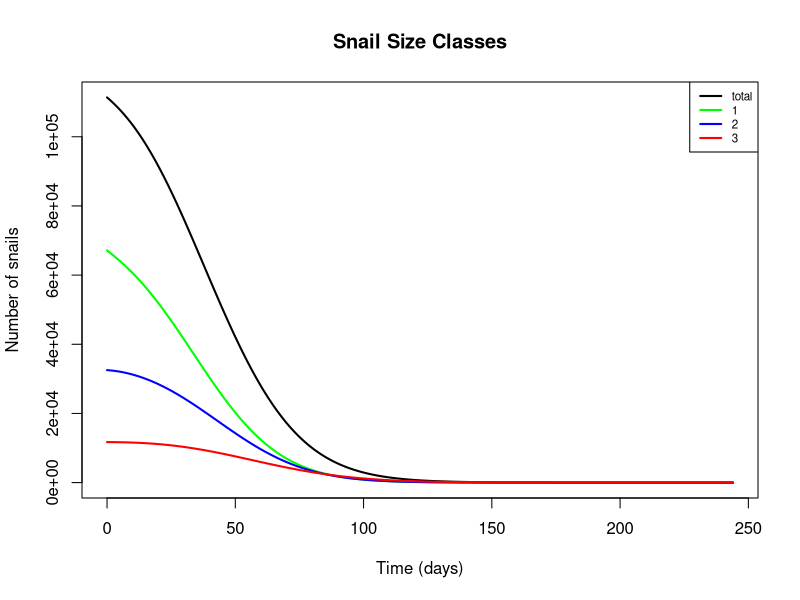
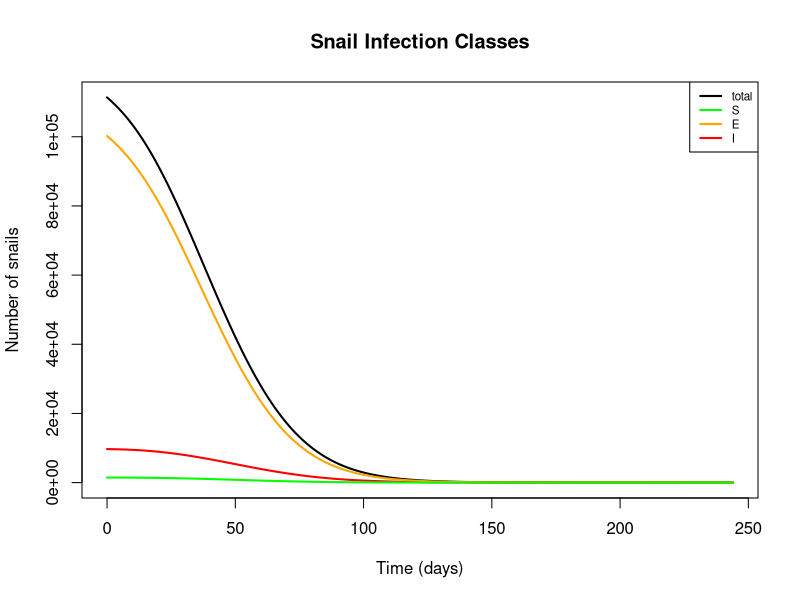
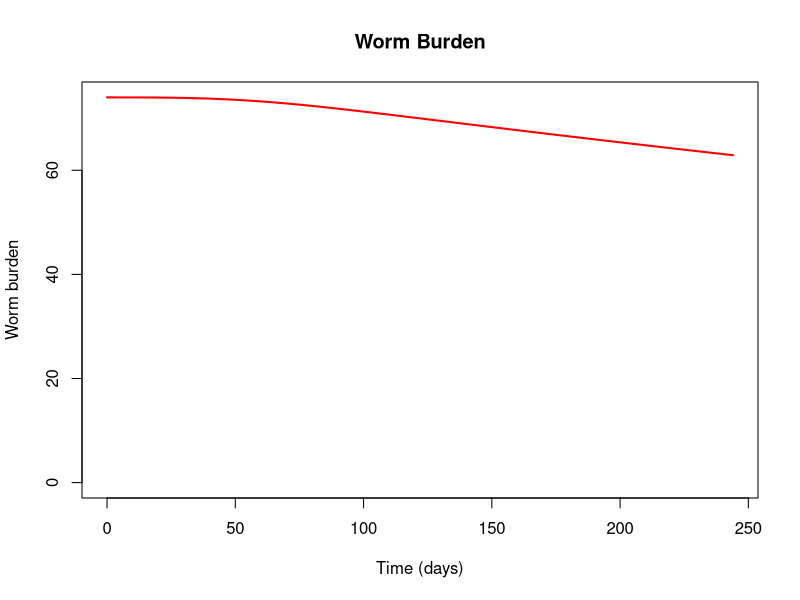
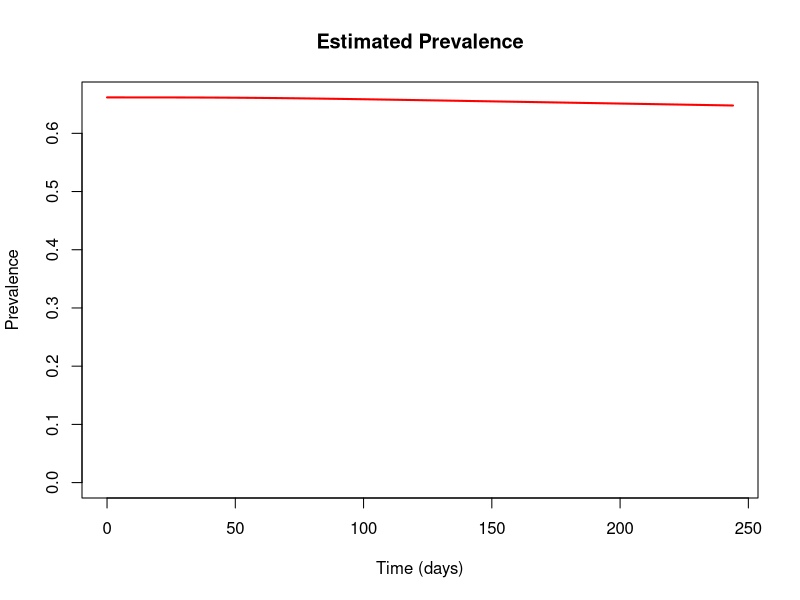
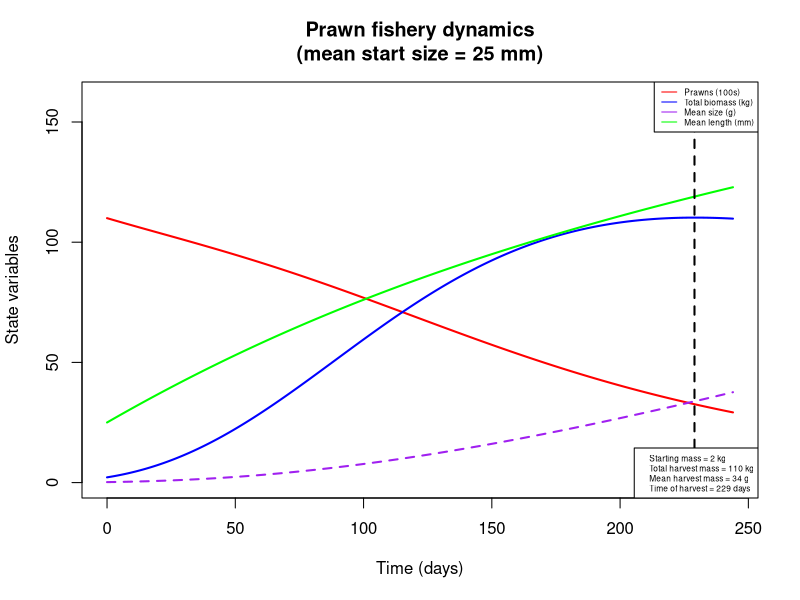
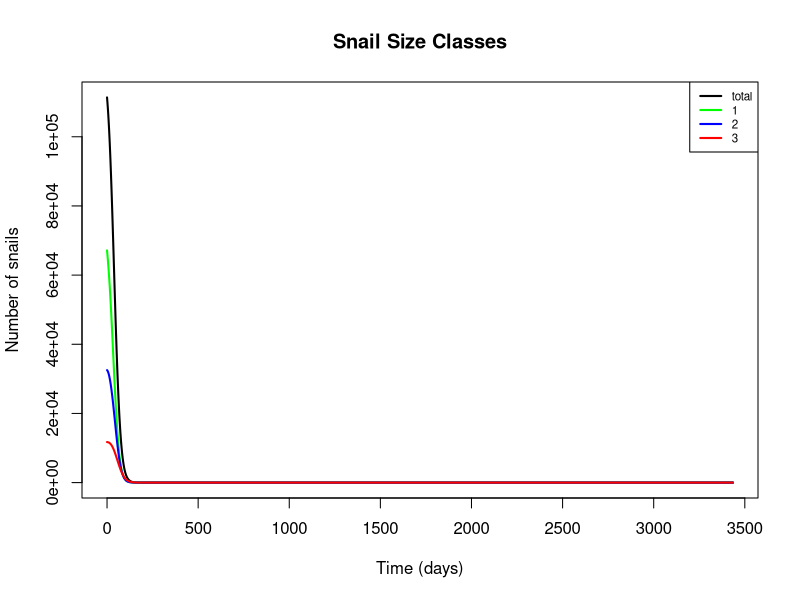
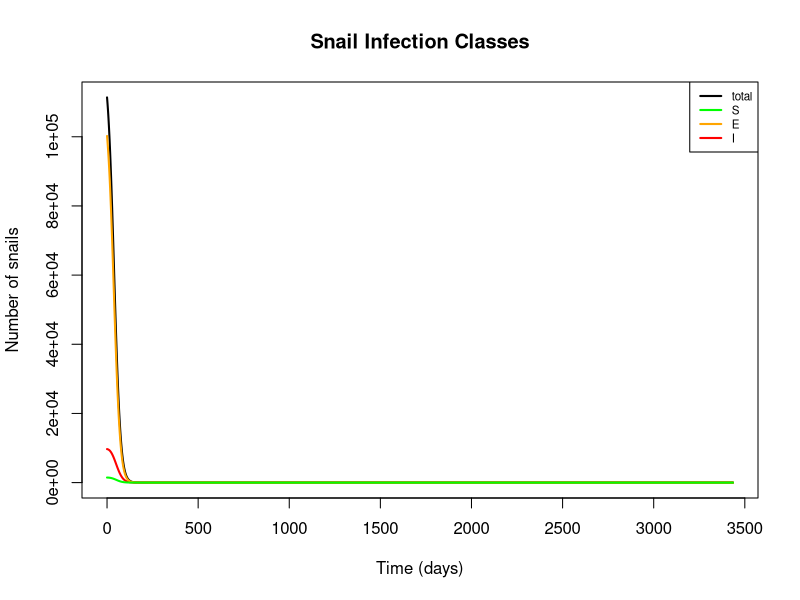
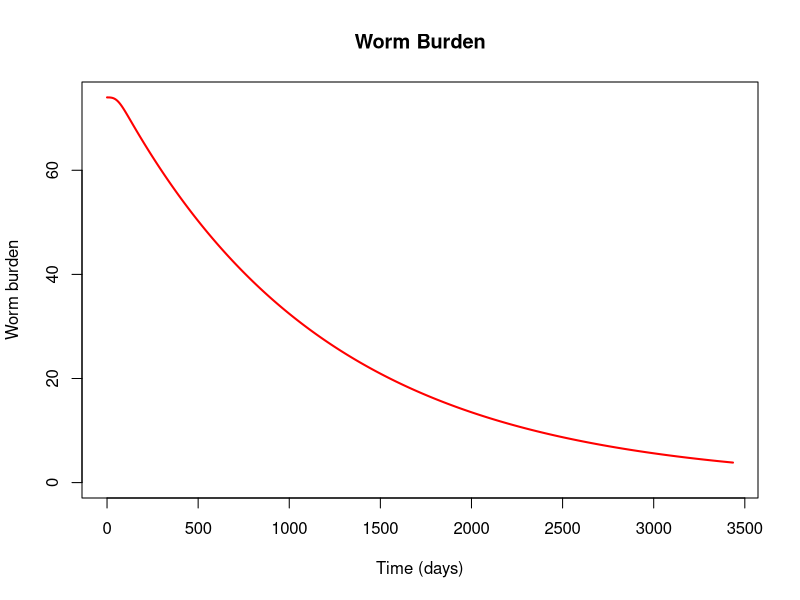

Source code (R) for these figures, in order:
#### Full snail-prawn model including epidemiological, predation, and aquaculture components

require(deSolve)

snail_prawn_model = function(t, n, parameters) { 
  with(as.list(parameters),{
    
    S1=n[1]
    S2=n[2]
    S3=n[3]
    E1=n[4]
    E2=n[5]
    E3=n[6]
    I2=n[7]
    I3=n[8]
    W=n[9]
    P=n[10]
    L=n[11]
    
    N1 = S1+E1     # Total snails of size class 1
    N2 = S2+E2+I2  # Total snails of size class 2
    N3 = S3+E3+I3  # Total snails of size class 3
    N = N1+N2+N3   # Total number of snails
    
    # Miracidial density per person as a function of mean worm burden (W) and miracidial shedding rate (m)
    M = m*0.5*W
    
    # Mean and total prawn biomass, converting from length (mm) to weight (g)
    Bm.p = (a.p*(L/10)^b.p)/10  
    Bm.t = P*Bm.p
    
    # Mean snail biomass in each size class, converting from length (cm) to weight (g)
    Bm.n1 = a.s*0.4^b.s  # 4mm size class
    Bm.n2 = a.s*0.8^b.s  # 8mm size class
    Bm.n3 = a.s*1.2^b.s  # 12mm size class
    
    # Prawn-to-snail mass ratios for each size class
    Bm.r1 = Bm.p / Bm.n1
    Bm.r2 = Bm.p / Bm.n2
    Bm.r3 = Bm.p / Bm.n3
    
    # Attack rates for each size class as a function of biomass ratio
    alpha1 = ar*Bm.r1
    alpha2 = ar*Bm.r2
    alpha3 = ar*Bm.r3
    
    # Adjusted attack rates, accounting for area of interest and limiting factors in the wild
    alpha_star1 = alpha1*s/A
    alpha_star2 = alpha2*s/A
    alpha_star3 = alpha3*s/A
    
    # Handling times for each size class as a function of biomass ratio
    handle1 = 1/(th*Bm.r1)
    handle2 = 1/(th*Bm.r2)
    handle3 = 1/(th*Bm.r3)
    
    # Functional responses for each size class
    psi1 = (P*alpha_star1) / (1+sum(alpha_star1*handle1*N1, alpha_star2*handle2*N2, alpha_star3*handle3*N3))
    psi2 = (P*alpha_star2) / (1+sum(alpha_star1*handle1*N1, alpha_star2*handle2*N2, alpha_star3*handle3*N3))
    psi3 = (P*alpha_star3) / (1+sum(alpha_star1*handle1*N1, alpha_star2*handle2*N2, alpha_star3*handle3*N3))
    
    ## Model equations:
    
    # Susceptible snails, class 1
    dS1dt = f*(1-N/(Kn*A))*(S2+S3+z*(E2+E3)) - muN1*S1 - psi1*S1 - g1*S1 - beta*M*H*S1
    
    # Susceptible snails, class 2
    dS2dt = g1*S1 - muN2*S2 - psi2*S2 - g2*S2 - beta*M*H*S2
    
    # Susceptible snails, class 3
    dS3dt = g2*S2 - muN3*S3 - psi3*S3 - beta*M*H*S3
    
    # Exposed (prepatent) snails, class 1
    dE1dt = beta*M*H*S1 - muN1*E1 - psi1*E1 - g1*E1 - sigma*X*E1
    
    # Exposed (prepatent) snails, class 2
    dE2dt = beta*M*H*S2 + g1*E1 - muN2*E2 - psi2*E2 - g2*E2 - sigma*E2
    
    # Exposed (prepatent) snails, class 3
    dE3dt = beta*M*H*S3 + g2*E2 - muN3*E3 - psi3*E3 - sigma*E3
    
    # Infectious (shedding) snails, class 2
    dI2dt = sigma*X*E1 + sigma*(1-rho)*E2 - (muN2 + muI)*I2 - psi2*I2 - g2*I2
    
    # Infectious (shedding) snails, class 3
    dI3dt = sigma*rho*E2 + sigma*E3 + g2*I2 - (muN3 + muI)*I3 - psi3*I3
    
    # Mean human worm burden
    dWdt = lambda*I2/A + theta*lambda*I3/A - (muW + muH)*W
    
    # Prawn abundance
    dPdt = -P*(muP*L^d + Bm.t/phi)
    
    # Mean prawn length (mm)
    dLdt = k/(1+gam*Bm.t)*(linf - L)
    
    
    return(list(c(dS1dt, dS2dt, dS3dt, dE1dt, dE2dt, dE3dt, dI2dt, dI3dt, dWdt, dPdt, dLdt)))
  }) 
} 


## Set initial values and parameters
area = 10000
nstart = c(S1 = 0.144*area, S2 = 0.002*area, S3 = 0, E1 = 6.57*area, E2 = 2.61*area, E3 = 0.843*area, 
           I2 = 0.640*area, I3 = 0.329*area, W = 74, P = 11000*area/10000, L = 25)
time = seq(0, 365*0.67, 1)

parameters=c(
  # Location parameters
  A = area,          # Area of site of interest, m^2
  H = 1000,          # Human population at site of interest
  
  # Snail reproductive parameters
  f = 0.26,          # Birth rate of adult snails (snails/reproductive snail/day, including survival to detection - more like a recruitment rate); 
                     #   adjusted from Sokolow et al. 2015 to account for the fact that class 1 snails are assumed to be juveniles and therefore don't reproduce
  Kn = 50,           # Carrying capacity of snails (snails/m^2), from Sokolow et al. 2015
  z = 0.5,           # Fraction of prepatent snails that can reproduce, from Sokolow et al. 2015
  
  # Snail growth parameters
  a.s = 0.187178454, # Allometric parameter for snail length-weight relationship, fitted to Sanna's data on B. glabrata
  b.s = 2.536764792, # Allometric parameter for snail length-weight relationship, fitted to Sanna's data on B. glabrata
  g1 = 1/37,         # Growth rate of small snails (size class transition rate, in terms of days to grow 4mm; adapted from McCreesh et al. 2014, assuming water temp. of 25 C)
  g2 = 1/62,         # Growth rate of medium snails (size class transition rate, in terms of days to grow 4mm; adapted from McCreesh et al. 2014, assuming water temp. of 25 C)
  
  # Snail mortality parameters
  muN1 = 1/40,       # Natural mortality rate of small snails (deaths/snail/day; assume mean lifespan = 50 days)
  muN2 = 1/50,       # Natural mortality rate of medium snails (deaths/snail/day; assume mean lifespan = 50 days)
  muN3 = 1/60,       # Natural mortality rate of large snails (deaths/snail/day; assume mean lifespan = 50 days)
  muI = 1/10,        # Additional mortality rate of shedding snails as a result of infection, from Sokolow et al. 2015
  
  # Prawn growth parameters
  a.p = 0.096868,    # Allometric parameter for prawn length-weight relationship, from Lalrinsanga et al. 2012 (M. rosenbergii, growout phase)
  b.p = 3.2944,      # Allometric parameter for prawn length-weight relationship, from Lalrinsanga et al. 2012 (M. rosenbergii, growout phase)
  k = 0.00339726,    # Growth coefficient, from Nwosu & Wolfi 2006 (M. vollenhovenii); alternate value for M. rosenbergii, from Sampaio & Wagner 1996: 0.0104333333
  linf = 206,        # Max length (mm), from Nwosu & Wolfi 2006 (M. vollenhovenii)
  gam = 1e-6,        # Density-dependent growth parameter (based on biomass per hectare); not yet fit
  
  # Prawn mortality parameters
  muP = 0.006136986, # Natural prawn mortality rate, from Nwosu & Wolfi 2006 (M. vollenhovenii)
  d = -0.25,         # Exponential parameter relating size with mortality; no source
  phi = 2e7,         # Density-dependent mortality parameter (based on biomass per hectare); not yet fit
  
  # Predation parameters
  ar = 0.037192,     # Coefficient for relationship between biomass ratio and attack rate, fitted to data from Sokolow et al. 2014
  th = 0.40450,      # Coefficient for relationship between biomass ratio and handling time, fitted to data from Sokolow et al. 2014
  s = 1/50,          # Scale factor limiting prawn attack rate in the wild (vs. lab conditions);
                     #   decreased from 1/10 to 1/50 in size class model to match expected elimination threshold
  
  # Infection parameters
  beta = 8e-5,       # Human-to-snail infection probability in reference area (infected snails/miracidia/snail/day); adjusted from Sokolow et al. 2015 (original value: 4e-6)
  m = 0.8,           # Miracidial shedding rate per adult female worm divided by miracidial mortality; from Sokolow et al. 2015
  sigma = 1/30,      # Latent period for exposed snails (infectious snails/exposed snail/day); adjusted from Sokolow et al. 2015 (original value: 1/50)
  X = 0,             # Fraction of exposed small snails that convert directly to medium shedding (ignored for now)
  rho = 0,           # Fraction of exposed medium snails that convert directly to large shedding (ignored for now)
  lambda = 0.05,     # Snail-to-human infection probability scaled to 1 m^2 (composite including cercarial shedding, mortality, infection, survival to patency); 
                     #   adjusted from Sokolow et al. 2015 (original value: 0.1)
  theta = 2,         # Scale factor describing increase in cercarial shedding rate in larger snails; from Chu & Dawood 1970 (estimated to be between 2 and 10)
  
  # Schisto mortality parameters
  muW = 1/(3.3*365), # Natural mortality rate of adult worms in humans, assuming average lifespan of 3.3 years, from Sokolow et al. 2015
  muH = 1/(60*365)   # Natural mortality of humans (contributing to worm mortality), assuming average lifespan of 60 years, from Sokolow et al. 2015
)


## Run model & calculate secondary outcomes of interest
output = as.data.frame(ode(nstart, time, snail_prawn_model, parameters))
output$S.t = output$S1 + output$S2 + output$S3                            # Total susceptible snails
output$E.t = output$E1 + output$E2 + output$E3                            # Total exposed snails 
output$I.t = output$I2 + output$I3                                        # Total infected snails
output$N1.t = output$S1 + output$E1                                       # Total snails of size class 1
output$N2.t = output$S2 + output$E2 + + output$I2                         # Total snails of size class 2
output$N3.t = output$S3 + output$E3 + + output$I3                         # Total snails of size class 3
output$N.t = output$S.t + output$E.t + output$I.t                         # Total snails
output$prev = pnbinom(2, size = 0.25, mu = output$W, lower.tail = FALSE)  # Estimated prevalence, using a negative binomial dist. with k = 0.25
output$B = ((parameters['a.p']*(output$L/10)^parameters['b.p'])/10)       # Mean prawn biomass, transformed from length using allometric equation
output$Bt = output$B*output$P                                             # Total prawn biomass

start.mass.kg = output$Bt[output$time == 0]/1000                          # Total prawn biomass at beginning of cycle, in kg
harvest.mass.kg = max(output$Bt)/1000                                     # Total prawn biomass at end of cycle, in kg
harvest.size = output$B[output$Bt == max(output$Bt)]                      # Average prawn biomass at harvest, in g
harvest.time = output$time[output$Bt == max(output$Bt)]                   # Time to optimal harvest, in days

# Plot snail dynamics by size class
plot(x = output$time, y = output$N.t, type = 'l', col = 'black', lwd=2, xlab = 'Time (days)', 
     ylab = 'Number of snails', ylim = c(0,max(output$N.t)),
     main = 'Snail Size Classes')
lines(output$time, output$N1.t, col = 'green', lwd = 2)
lines(output$time, output$N2.t, col = 'blue', lwd = 2)
lines(output$time, output$N3.t, col = 'red', lwd = 2)
legend('topright', legend = c('total', '1', '2', '3'), lwd = 2, col = c('black', 'green', 'blue', 'red'), cex = 0.7)

# Plot snail dynamics by infection class
plot(x = output$time, y = output$N.t, type = 'l', col = 'black', lwd=2, xlab = 'Time (days)', 
     ylab = 'Number of snails', ylim = c(0,max(output$N.t)), 
     main = 'Snail Infection Classes')
lines(output$time, output$I.t, col = 'red', lwd = 2)
lines(output$time, output$E.t, col = 'orange', lwd = 2)
lines(output$time, output$S.t, col = 'green', lwd = 2)
legend('topright', legend = c('total', 'S', 'E', 'I'), lwd = 2, col = c('black', 'green', 'orange', 'red'), cex = 0.7)

# Plot mean human worm burden and prevalence of infection
plot(x = output$time, y = output$W, type = 'l', col = 'red', lwd=2, xlab = 'Time (days)', 
     ylab = 'Worm burden', ylim = c(0,max (output$W)),
     main = 'Worm Burden')
plot(x = output$time, y = output$prev, type = 'l', col = 'red', lwd=2, xlab = 'Time (days)', 
     ylab = 'Prevalence', ylim = c(0,max (output$prev)),
     main = 'Estimated Prevalence')

# Plot prawn dynamics with time to optimal harvest
plot(x = output$time, y = output$P/100, col = 'red', xlab = 'Time (days)', ylab = 'State variables', 
     type = 'l', lwd=2, xlim = c(0, max(output$time)), ylim = c(0, max(output$Bt/1000)+50),
     main = paste('Prawn fishery dynamics\n', '(mean start size = ', as.numeric(nstart[11]), ' mm)', sep = ''))
lines(x = output$time, y = output$Bt/1000, col = 'blue', lwd=2)
lines(x = output$time, y = output$B, col = 'purple', lwd=2, lty=2)
lines(x = output$time, y = output$L, col = 'green', lwd=2)
abline(v = harvest.time, lty = 2, lwd = 2)
legend('topright', legend = c('Prawns (100s)', 'Total biomass (kg)', 'Mean size (g)', 'Mean length (mm)'), 
       lty = 1, col = c('red', 'blue', 'purple', 'green'), cex = 0.5)
legend('bottomright', legend = c(paste('Starting mass =', round(start.mass.kg), 'kg', sep = ' '),
                                 paste('Total harvest mass =', round(harvest.mass.kg), 'kg', sep = ' '), 
                                 paste('Mean harvest mass =', round(harvest.size), 'g', sep = ' '), 
                                 paste('Time of harvest =', round(harvest.time), 'days', sep = ' ')), cex=0.5)


## Assess outcomes over multiple aquaculture cycles
#  NOTE: run the single-cycle model above first!
nstart.lt = nstart
time.lt = seq(0, harvest.time, 1)
ncycles = 15
output.lt = data.frame()
for (i in 1:ncycles) {
  output.tmp = as.data.frame(ode(nstart.lt, time.lt, snail_prawn_model, parameters))
  output.tmp$time = output.tmp$time + (i-1)*harvest.time
  output.lt = rbind(head(output.lt, -1), output.tmp)
  nstart.lt['S1'] = tail(output.lt$S1, 1)
  nstart.lt['S2'] = tail(output.lt$S2, 1)
  nstart.lt['S3'] = tail(output.lt$S3, 1)
  nstart.lt['E1'] = tail(output.lt$E1, 1)
  nstart.lt['E2'] = tail(output.lt$E2, 1)
  nstart.lt['E3'] = tail(output.lt$E3, 1)
  nstart.lt['I2'] = tail(output.lt$I2, 1)
  nstart.lt['I3'] = tail(output.lt$I3, 1)
  nstart.lt['W'] = tail(output.lt$W, 1)
}

output.lt$S.t = output.lt$S1 + output.lt$S2 + output.lt$S3                      # Total susceptible snails
output.lt$E.t = output.lt$E1 + output.lt$E2 + output.lt$E3                      # Total exposed snails 
output.lt$I.t = output.lt$I2 + output.lt$I3                                     # Total infected snails
output.lt$N1.t = output.lt$S1 + output.lt$E1                                    # Total snails of size class 1
output.lt$N2.t = output.lt$S2 + output.lt$E2 + + output.lt$I2                   # Total snails of size class 2
output.lt$N3.t = output.lt$S3 + output.lt$E3 + + output.lt$I3                   # Total snails of size class 3
output.lt$N.t = output.lt$S.t + output.lt$E.t + output.lt$I.t                   # Total snails
output.lt$prev = pnbinom(2, size = 0.25, mu = output.lt$W, lower.tail = FALSE)  # Estimated prevalence, using a negative binomial dist. with k = 0.25
output.lt$B = ((parameters['a.p']*(output.lt$L/10)^parameters['b.p'])/10)       # Mean prawn biomass, transformed from length using allometric equation
output.lt$Bt = output.lt$B*output.lt$P                                          # Total prawn biomass

start.mass.kg = output.lt$Bt[output.lt$time == 0]/1000                          # Total prawn biomass at beginning of cycle, in kg
harvest.mass.kg = max(output.lt$Bt)/1000                                        # Total prawn biomass at end of cycle, in kg
harvest.size = output.lt$B[output.lt$Bt == max(output.lt$Bt)]                   # Average prawn biomass at harvest, in g
harvest.time = output.lt$time[output.lt$Bt == max(output.lt$Bt)]                # Time to optimal harvest, in days

# Plot snail dynamics by size class
plot(x = output.lt$time, y = output.lt$N.t, type = 'l', col = 'black', lwd=2, xlab = 'Time (days)', 
     ylab = 'Number of snails', ylim = c(0,max(output.lt$N.t)),
     main = 'Snail Size Classes')
lines(output.lt$time, output.lt$N1.t, col = 'green', lwd = 2)
lines(output.lt$time, output.lt$N2.t, col = 'blue', lwd = 2)
lines(output.lt$time, output.lt$N3.t, col = 'red', lwd = 2)
legend('topright', legend = c('total', '1', '2', '3'), lwd = 2, col = c('black', 'green', 'blue', 'red'), cex = 0.7)

# Plot snail dynamics by infection class
plot(x = output.lt$time, y = output.lt$N.t, type = 'l', col = 'black', lwd=2, xlab = 'Time (days)', 
     ylab = 'Number of snails', ylim = c(0,max(output.lt$N.t)), 
     main = 'Snail Infection Classes')
lines(output.lt$time, output.lt$I.t, col = 'red', lwd = 2)
lines(output.lt$time, output.lt$E.t, col = 'orange', lwd = 2)
lines(output.lt$time, output.lt$S.t, col = 'green', lwd = 2)
legend('topright', legend = c('total', 'S', 'E', 'I'), lwd = 2, col = c('black', 'green', 'orange', 'red'), cex = 0.7)

# Plot mean human worm burden and prevalence of infection
plot(x = output.lt$time, y = output.lt$W, type = 'l', col = 'red', lwd=2, xlab = 'Time (days)', 
     ylab = 'Worm burden', ylim = c(0,max (output.lt$W)),
     main = 'Worm Burden')
plot(x = output.lt$time, y = output.lt$prev, type = 'l', col = 'red', lwd=2, xlab = 'Time (days)', 
     ylab = 'Prevalence', ylim = c(0,max (output.lt$prev)),
     main = 'Estimated Prevalence')

# Plot prawn dynamics with time to optimal harvest
plot(x = output.lt$time, y = output.lt$P/100, col = 'red', xlab = 'Time (days)', ylab = 'State variables', 
     type = 'l', lwd=2, xlim = c(0, max(output.lt$time)), ylim = c(0, max(output.lt$Bt/1000)+50),
     main = paste('Prawn fishery dynamics\n', '(mean start size = ', as.numeric(nstart[11]), ' mm)', sep = ''))
lines(x = output.lt$time, y = output.lt$Bt/1000, col = 'blue', lwd=2)
lines(x = output.lt$time, y = output.lt$B, col = 'purple', lwd=2, lty=2)
lines(x = output.lt$time, y = output.lt$L, col = 'green', lwd=2)
abline(v = harvest.time, lty = 2, lwd = 2)
legend('topright', legend = c('Prawns (100s)', 'Total biomass (kg)', 'Mean size (g)', 'Mean length (mm)'), 
       lty = 1, col = c('red', 'blue', 'purple', 'green'), cex = 0.5)
legend('bottomright', legend = c(paste('Starting mass =', round(start.mass.kg), 'kg', sep = ' '),
                                 paste('Total harvest mass =', round(harvest.mass.kg), 'kg', sep = ' '), 
                                 paste('Mean harvest mass =', round(harvest.size), 'g', sep = ' '), 
                                 paste('Time of harvest =', round(harvest.time), 'days', sep = ' ')), cex=0.5)


## Assess single-cycle outcomes over multiple stocking densities
#  NOTE: run the single-cycle model above first!
x = c(0:30)
nstart.loop = nstart
time.loop = seq(0, 500, 1)
harvest = numeric(length(x))
harvest.t = numeric(length(x))
snails = numeric(length(x))
worms = numeric(length(x))
for (i in x) {
  nstart.loop['P'] = 1000*i
  output.loop = as.data.frame(ode(nstart.loop, time.loop, snail_prawn_model, parameters))
  output.loop$S.t = output.loop$S1 + output.loop$S2 + output.loop$S3
  output.loop$E.t = output.loop$E1 + output.loop$E2 + output.loop$E3
  output.loop$I.t = output.loop$I2 + output.loop$I3
  output.loop$Inf.t = output.loop$E.t + output.loop$I.t
  output.loop$N.t = output.loop$S.t + output.loop$E.t + output.loop$I.t
  output.loop$B = ((parameters['a.p']*(output.loop$L/10)^parameters['b.p'])/10)
  output.loop$Bt = output.loop$B*output.loop$P
  harvest[i+1] = max(output.loop$Bt)/1000
  ht.tmp = output.loop$time[output.loop$Bt == max(output.loop$Bt)]
  harvest.t[i+1] = ifelse(ht.tmp != 0, ht.tmp, max(output.loop$time))
  snails[i+1] = output.loop$N.t[output.loop$time == harvest.t[i+1]]
  worms[i+1] = output.loop$W[output.loop$time == harvest.t[i+1]]
}

# Price estimates for profit calculation from Tamil Nadu Agricultural University, http://agritech.tnau.ac.in/fishery/fish_freshwaterprawn.html
p = 140                                           # Weighted average market price of prawns, in rupees/kg 
c = 600                                           # Cost of post-larvae, in rupees/1000 PL
delta = -log(1-0.1)/365                           # Discount rate, equivalent to 10%/year
profit = p*harvest*exp(-delta*(harvest.t)) - c*x  # Profit function, in terms of revenue (discounted by time to harvest) minus stocking costs 

# Plot estimated profit and time to harvest over stocking density
# (after one aquaculture cycle, starting from equilibrium)
par(mar = c(5,5,6,5))
plot(x, profit, col = 'green', xlab = 'Stocking density (thousand prawns/ha)', ylab = 'Profit (rupees/ha)',
     type = 'l', lwd = 2, main = 'Profit and time to harvest \n by stocking density')
abline(v = which.max(profit)-1, lty = 2, lwd = 2)
par(new = T)
plot(x, harvest.t, col = 'blue', axes = F, xlab = NA, ylab = NA, ylim = c(0, max(harvest.t[-1])), type = 'l', lwd = 2)
axis(side = 4)
mtext(side = 4, line = 3, 'Harvest time (days)')
legend('bottomright', legend = c('Profit', 'Harvest time'), lty = 1, col = c('green', 'blue'), cex = 0.7)

# Plot estimated profit and snail abundance over stocking density
# (after one aquaculture cycle, starting from equilibrium)
par(mar = c(5,5,6,5))
plot(x, profit, col = 'green', xlab = 'Stocking density (thousand prawns/ha)', ylab = 'Profit (rupees/ha)',
     type = 'l', lwd = 2, main = 'Profit and snail abundance \n by stocking density')
abline(v = which.max(profit)-1, lty = 2, lwd = 2)
par(new = T)
plot(x, snails, col = 'orange', axes = F, xlab = NA, ylab = NA, ylim = c(0, max(snails)), type = 'l', lwd = 2)
axis(side = 4)
mtext(side = 4, line = 3, 'Number of snails')
legend('bottomright', legend = c('Profit', 'Snails'), lty = 1, col = c('green', 'orange'), cex = 0.7)

# Rerun analysis starting after PZQ administration
nstart.loop = nstart
nstart.loop['W'] = 2
for (i in x) {
  nstart.loop['P'] = 1000*i
  output.loop = as.data.frame(ode(nstart.loop, time.loop, snail_prawn_model, parameters))
  output.loop$S.t = output.loop$S1 + output.loop$S2 + output.loop$S3
  output.loop$E.t = output.loop$E1 + output.loop$E2 + output.loop$E3
  output.loop$I.t = output.loop$I2 + output.loop$I3
  output.loop$Inf.t = output.loop$E.t + output.loop$I.t
  output.loop$N.t = output.loop$S.t + output.loop$E.t + output.loop$I.t
  output.loop$B = ((parameters['a.p']*(output.loop$L/10)^parameters['b.p'])/10)
  output.loop$Bt = output.loop$B*output.loop$P
  harvest[i+1] = max(output.loop$Bt)/1000
  ht.tmp = output.loop$time[output.loop$Bt == max(output.loop$Bt)]
  harvest.t[i+1] = ifelse(ht.tmp != 0, ht.tmp, max(output.loop$time))
  snails[i+1] = output.loop$N.t[output.loop$time == harvest.t[i+1]]
  worms[i+1] = output.loop$W[output.loop$time == harvest.t[i+1]]
}
profit = p*harvest*exp(-delta*(harvest.t)) - c*x

# Plot estimated profit and mean worm burden over stocking density
# (after one aquaculture cycle, starting from PZQ administration)
par(mar = c(5,5,6,5))
plot(x, profit, col = 'green', xlab = 'Stocking density (thousand prawns/ha)', ylab = 'Profit (rupees/ha)',
     type = 'l', lwd = 2, main = 'Profit and worm burden (after PZQ) \n by stocking density')
abline(v = which.max(profit)-1, lty = 2, lwd = 2)
par(new = T)
plot(x, worms, col = 'red', axes = F, xlab = NA, ylab = NA, ylim = c(0, max(worms)), type = 'l', lwd = 2)
axis(side = 4)
mtext(side = 4, line = 3, 'Mean worm burden')
legend('bottomright', legend = c('Profit', 'Mean worm burden'), lty = 1, col = c('green', 'red'), cex = 0.7)
